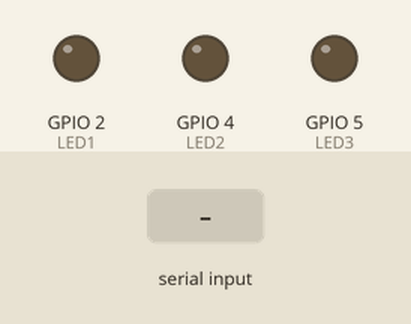
This sketch was run on a simulated ESP32. On the bench: output pins drawn as LEDs (lit = HIGH). Inputs (shaded band) come from the test bench.

Above: at 1.2 s.
1.3 s: "1" received over Serial
At 1.7 s:
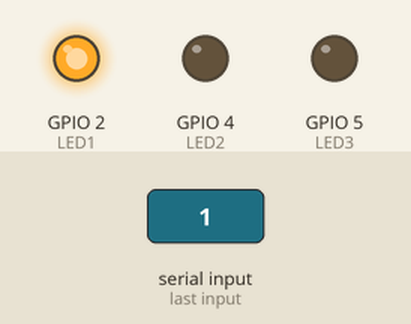
3.3 s: "2" received over Serial
At 3.7 s:
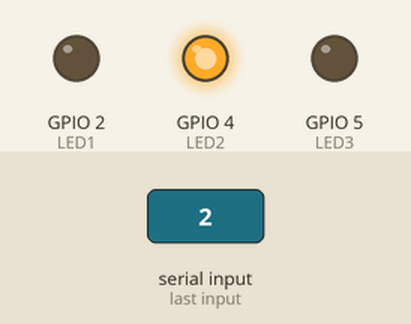
5.3 s: "3" received over Serial
At 5.7 s:
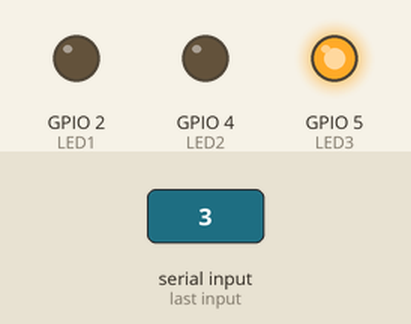
Timing chart, 0 to 8.3 s (numbered marks = the images above; inputs shaded):
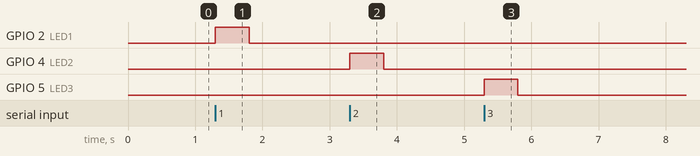

The sketch:

esp32.ino
```cpp
#include <Arduino.h>

#define LED1 2  // LED for Button 1
#define LED2 4  // LED for Button 2
#define LED3 5  // LED for Button 3

void setup() {
    Serial.begin(115200);
    pinMode(LED1, OUTPUT);
    pinMode(LED2, OUTPUT);
    pinMode(LED3, OUTPUT);
}

void loop() {
    if (Serial.available() > 0) {
        char state = Serial.read();

        // Turn off all LEDs first
        digitalWrite(LED1, LOW);
        digitalWrite(LED2, LOW);
        digitalWrite(LED3, LOW);

        // Blink the corresponding LED
        if (state == '1') {
            blinkLED(LED1);
        } else if (state == '2') {
            blinkLED(LED2);
        } else if (state == '3') {
            blinkLED(LED3);
        }
    }
}

// Function to blink LED
void blinkLED(int ledPin) {
    digitalWrite(ledPin, HIGH);
    delay(500);
    digitalWrite(ledPin, LOW);
    delay(500);
}
```

Measured:
- after the input at 1.3 s, GPIO 2 (LED1): LOW → HIGH at once, → LOW 0.50 s later
- after the input at 3.3 s, GPIO 4 (LED2): LOW → HIGH at once, → LOW 0.50 s later
- after the input at 5.3 s, GPIO 5 (LED3): LOW → HIGH at once, → LOW 0.50 s later
